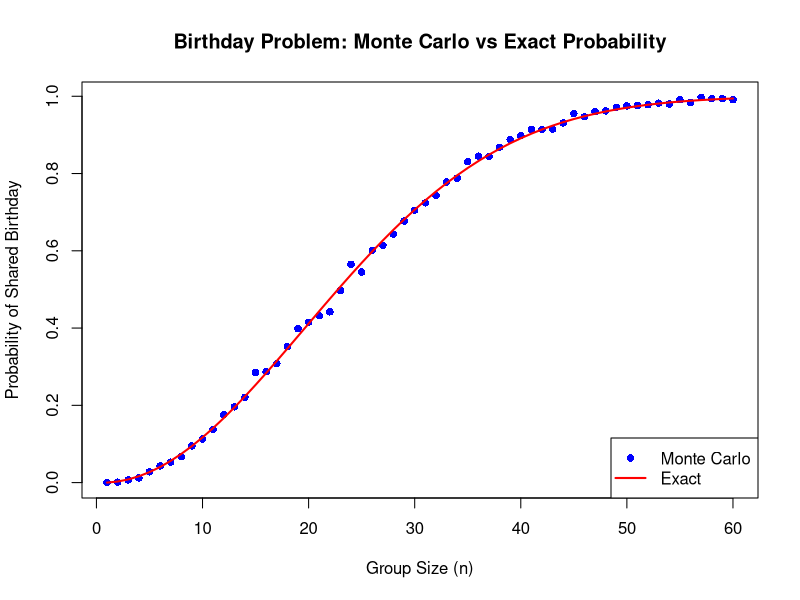
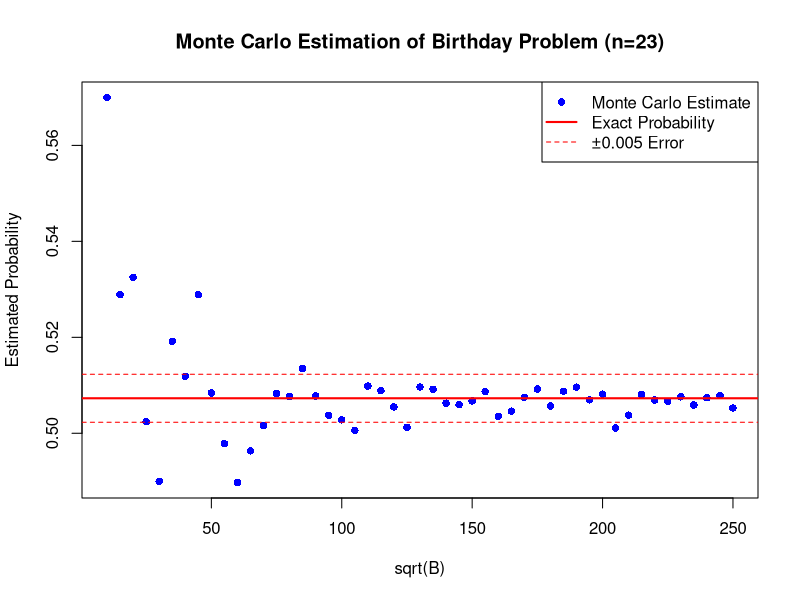
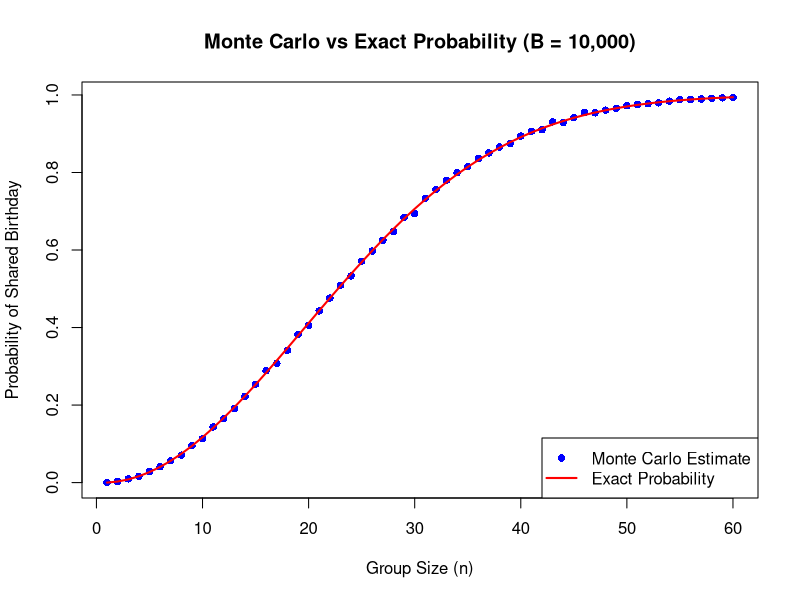
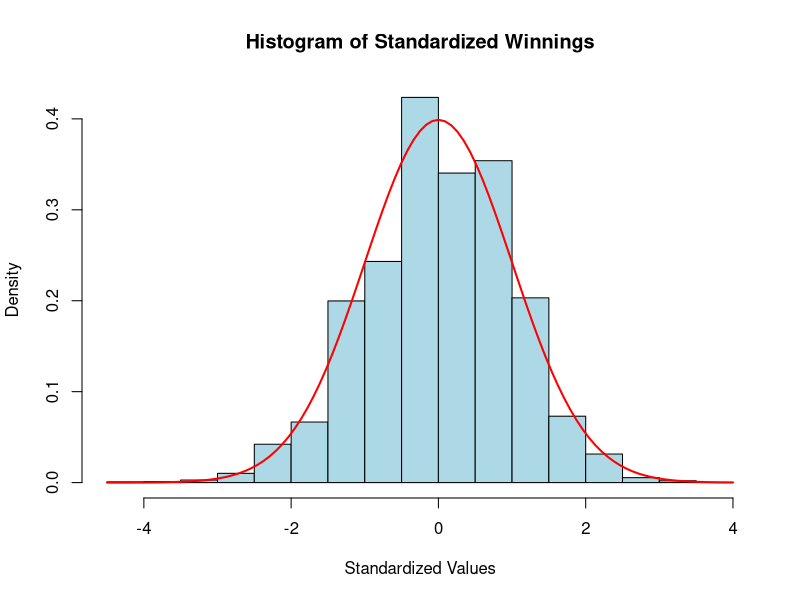
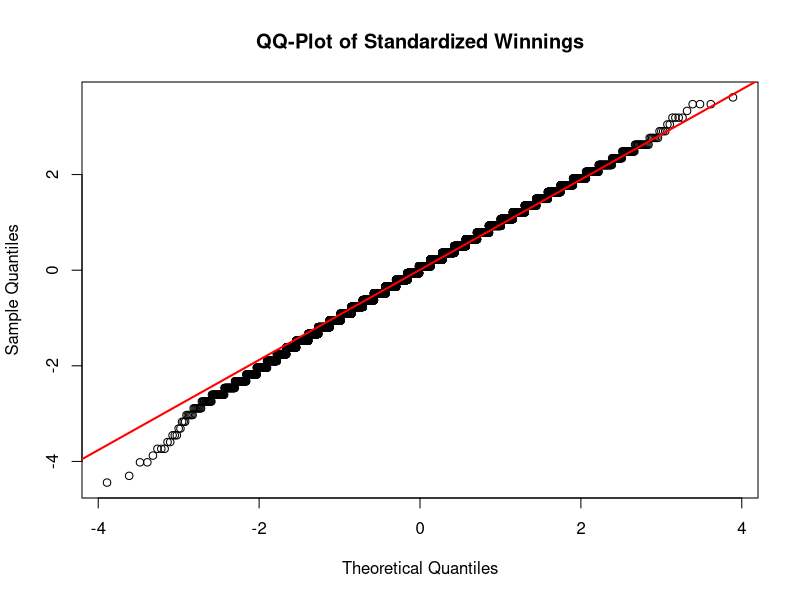

The R script that drew these images, in order:
## ---- chunk 1
same_birthday <- function(n){ 
  birthdays <- sample(1:365, n, replace = TRUE)
  return(any(duplicated(birthdays)))
} 
## ---- chunk 2
set.seed(2025)
B <- 10^3
results <- replicate(B, same_birthday(50))
probability <- mean(results)
print(probability)
## ---- chunk 3
set.seed(1997)
compute_prob <- function(n, B = 10^3){ 
 result <- replicate(B, same_birthday(n))
 mean(result)
} 
group_sizes <- 1:100
prob <- sapply(group_sizes, compute_prob)
a <- min(group_sizes[prob > 0.5])
cat("The group size where the chance becomes greater than 50% is:", a, "\n")
## ---- chunk 4
exact_prob <- function(n){ 
  if (n > 365) return(1)
  p <- prod(365:(365-n+1)/365)
  return(1-p)
} 
sizes <- 1:60
exact_p <- sapply(sizes, exact_prob)
monte_carlo_p <- sapply(sizes, compute_prob)
plot(sizes, monte_carlo_p, pch = 16, col = "blue",
     xlab = "Group Size (n)", ylab = "Probability of Shared Birthday",
     main = "Birthday Problem: Monte Carlo vs Exact Probability")
lines(sizes, exact_p, col = "red", lwd = 2)
legend("bottomright", legend = c("Monte Carlo", "Exact"), col = c("blue", "red"),
       pch = c(16, NA), lty = c(NA, 1), lwd = c(NA, 2))
## ---- chunk 5
set.seed(1998)
B <- seq(10, 250, 5)^2
n <- 23
mc_prob <- sapply(B, function(B) mean(replicate(B, same_birthday(n))))
e_prob <- exact_prob(n)

plot(sqrt(B), mc_prob, pch = 16, col = "blue",
     xlab = "sqrt(B)", ylab = "Estimated Probability",
     main = "Monte Carlo Estimation of Birthday Problem (n=23)")

abline(h = e_prob, col = "red", lwd = 2)

abline(h = e_prob + 0.005, col = "red", lty = 2)
abline(h = e_prob - 0.005, col = "red", lty = 2)

legend("topright", legend = c("Monte Carlo Estimate", "Exact Probability", "±0.005 Error"),
       col = c("blue", "red", "red"), pch = c(16, NA, NA), lty = c(NA, 1, 2), lwd = c(NA, 2, 1))
## ---- chunk 6
n <- seq(1,60) 
set.seed(1999)
B <- 10^4

mc_probs <- sapply(n, function(n) mean(replicate(B, same_birthday(n))))
exact_probs <- sapply(n, exact_prob)

plot(n, mc_probs, pch = 16, col = "blue",
     xlab = "Group Size (n)", ylab = "Probability of Shared Birthday",
     main = "Monte Carlo vs Exact Probability (B = 10,000)")

lines(n, exact_probs, col = "red", lwd = 2)

legend("bottomright", legend = c("Monte Carlo Estimate", "Exact Probability"),
       col = c("blue", "red"), pch = c(16, NA), lty = c(NA, 1), lwd = c(NA, 2))
## ---- chunk 7
n <- 1
set.seed(2025)

casinos_win <- sample(c(-17, 1), n, replace = TRUE, prob = c(2/38, 36/38))
print(casinos_win)
## ---- chunk 8
set.seed(2025)
n <- 1000
simulations <- 10000

total_winnings <- replicate(simulations, sum(sample(c(-17, 1), n, replace = TRUE, prob = c(2/38, 36/38))))
prob_casino_loses <- mean(total_winnings < 0)

print(prob_casino_loses)
## ---- chunk 9
set.seed(2025)
n <- 1000
simulations <- 10000

total_winnings <- replicate(simulations, sum(sample(c(-17, 1), n, replace = TRUE, prob = c(2/38, 36/38))))
monte_carlo_ES <- mean(total_winnings)

print(monte_carlo_ES)
## ---- chunk 10
set.seed(2025)
n <- 1000
simulations <- 10000

total_winnings <- replicate(simulations, sum(sample(c(-17, 1), n, replace = TRUE, prob = c(2/38, 36/38))))
monte_carlo_SE_S <- sd(total_winnings)

print(monte_carlo_SE_S)
## ---- chunk 11
set.seed(2025)
n <- 1000
simulations <- 10000

total_winnings <- replicate(simulations, sum(sample(c(-17, 1), n, replace = TRUE, prob = c(2/38, 36/38))))
standardized_winnings <- (total_winnings - mean(total_winnings)) / sd(total_winnings)

hist(standardized_winnings, probability = TRUE, main = "Histogram of Standardized Winnings",
     xlab = "Standardized Values", col = "lightblue", border = "black")

curve(dnorm(x, mean = 0, sd = 1), col = "red", lwd = 2, add = TRUE)

qqnorm(standardized_winnings, main = "QQ-Plot of Standardized Winnings")
qqline(standardized_winnings, col = "red", lwd = 2)
## ---- chunk 12
monte_carlo_profit_prob <- mean(total_winnings > 0)
print(monte_carlo_profit_prob)
## ---- chunk 13
set.seed(2025)
simulations <- 10000  

estimate_profit_prob <- function(n) {
  total_winnings <- replicate(simulations, sum(sample(c(-17, 1), n, replace = TRUE, prob = c(2/38, 36/38))))
  return(mean(total_winnings > 0))
}

n_values <- seq(30000, 35000, by = 500)
profit_probs <- sapply(n_values, estimate_profit_prob)

n_99 <- n_values[which(profit_probs >= 0.99)[1]]
print(n_99)
